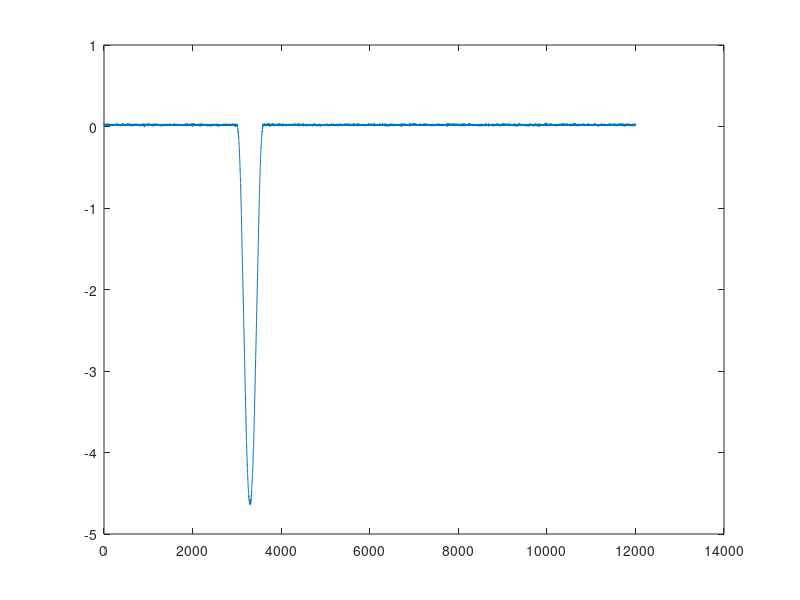

This figure's MATLAB source: (Note: this script raises an error after producing the figure.)
%% Example application of prinicipal component regression (https://doi.org/10.3389/fnhum.2020.00261)
%%Written by John O'Connor
%%NB all data is simulated and should not be interpreted as otherwise
%%using open FDA software(http://www.psych.mcgill.ca/misc/fda)

clearvars

%% Generate simulated NIRS data

%Seeds random number generation for repeatability
rng(1)

%Generate matrix of zeros for n hypothetical participants
n=1000;
x=zeros(12001,n);

%Generate random start, trough (time and magnitude) and end for stand
start_t=randi([3000,3100],n,1);
trough_t=randi([3200,3400],n,1);
trough_m=(randi([1,10],n,1)*-1);
rec_t=randi([3500,3600],n,1);
            
            for participant=1:n
                
            decline=linspace(0,trough_m(participant), trough_t(participant)-start_t(participant)+1);
            recovery=linspace(trough_m(participant),0, rec_t(participant)-trough_t(participant)+1);

            x(start_t(participant):trough_t(participant),participant)=decline;
            x(trough_t(participant):rec_t(participant),participant)=recovery;

            end

%Add gaussian noise and baseline
x=x+(randn(12001,n))/5;
baseline=repmat(randi([-1 1], n,1),1,12001)';
x=x+baseline;

%Plot first 5 samples
plot(x(:,1:5))

%Plot mean of all data 
plot(mean(x,2))

%%Generate response(y) variable with some assocation to magnitude and timing of drop
y=10*trough_t+10*trough_m+1*baseline(1,:)';
y=y+randn(n,1);

%% Functional principal component analysis

time=(1:12001)';
array(:,:,1)=x;

%% Estimating a functional data object
rng      = [1,12001];
knots=[1 1500 2500:100:5000 8500 12001];
norder   = 6;
nbasis   = length(knots) + norder - 2;
basis_b = create_bspline_basis(rng, nbasis, norder, knots);

%% Linear differential operator 
Lfdobj   = int2Lfd(0);


fdPar_b = fdPar(basis_b,Lfdobj,1e-7);

%% create the fd object

fd = smooth_basis(time,  array, fdPar_b);

%% Generalized cross validation for choosing smoothing parameter

lnlam   = -6:0.25:0;
gcvsave = zeros(length(lnlam),1);
dfsave  = gcvsave;

for i=1:length(lnlam)
  fdPari = fdPar(basis_b, Lfdobj, 10^lnlam(i));
  [fdi, dfi, gcvi] = smooth_basis(time,  array, fdPari);
  gcvsave(i) = sum(gcvi);
  dfsave(i)  = dfi;
end

phdl = plot(lnlam, gcvsave, 'k-o');
set(phdl, 'LineWidth', 2)
xlabel('\fontsize{13} log_{10}(\lambda)')
ylabel('\fontsize{13} GCV(\lambda)')

%% Check fit (one-by-one)
%plotfit_fd(array, time, fd)

%% Perform FPCA
nharm  = 20;
pcastr = pca_fd(fd, nharm, fdPar_b);

%% Scree plot
scree=cumsum((pcastr.varprop(1:end)*100));
plot(1:20, scree,'-ok','LineWidth', 1,'MarkerFaceColor','w');hold on
ylabel('Variance explained (%)'); xlabel('Principal component')
set(gca,'FontSize', 16);
title('Scree plot')

%% Static plots of the principal components
nx=241;
harmfd    = pcastr.harmfd;
fdnames   = getnames(harmfd);        
harmfd    = pcastr.harmfd;
basisobj  = getbasis(harmfd);       
rangex    = getbasisrange(basisobj);
x         = linspace(rangex(1), rangex(2), nx);
meanmat   = squeeze(eval_fd(pcastr.meanfd, x));        
        
div=1;
t=(1:nx)-60;

for i=1:5
        subplot(3,2,i)
        plot(t,meanmat, 'black','Color', 'k', 'LineWidth', 1)
        xlabel('Time (s)')
        ylabel('TSI (%)')
        set(gca,'FontSize', 16)
        
        xlim([-10 25])
        
        hold on; title(['FPC' num2str(i)])
        set(gcf,'color','w');
%         vline(60, '--k','STAND')
        

fdmat     = eval_fd(harmfd, x);
meanmat   = squeeze(eval_fd(pcastr.meanfd, x));
dimfd     = size(fdmat);
nharm     = dimfd(2);
casenames = getfdlabels(fdnames);
fac =2*sqrt(pcastr.values(i));

        vecharm    = fdmat(:,i);
        percentvar = round(100 * pcastr.varprop(i));
        meanplus   = meanmat+fac.*vecharm;
        meanminus  = meanmat-fac.*vecharm;
        
        plot(t(1:div:end),meanplus(1:div:end),'-ok','LineWidth', 1,'MarkerFaceColor','w','MarkerSize',4)
        plot(t(1:div:end),meanminus(1:div:end),'-^k','LineWidth', 1,'MarkerFaceColor','k','MarkerSize',4)
           
end
legend('Mean', '+2 SD', '-2 SD')  

%% Principal component regression 

%%Set up scores as explantory variables 
x1=pcastr.harmscr(:,1:3);

%%Run linear model and print results
Lmodel = fitlm(x1,y);
Lmodel
